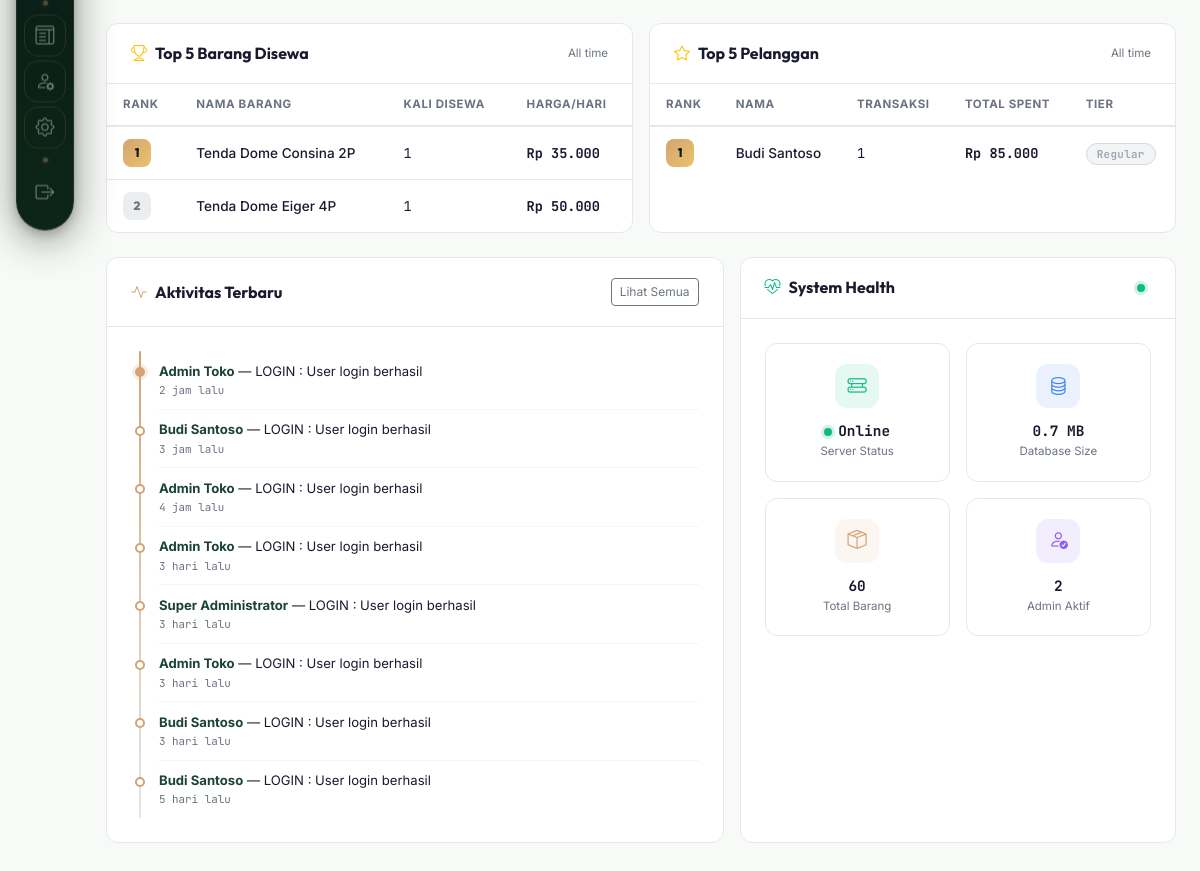
The app's page /pages/superadmin/dashboard.php (signed in, lower part), older data.
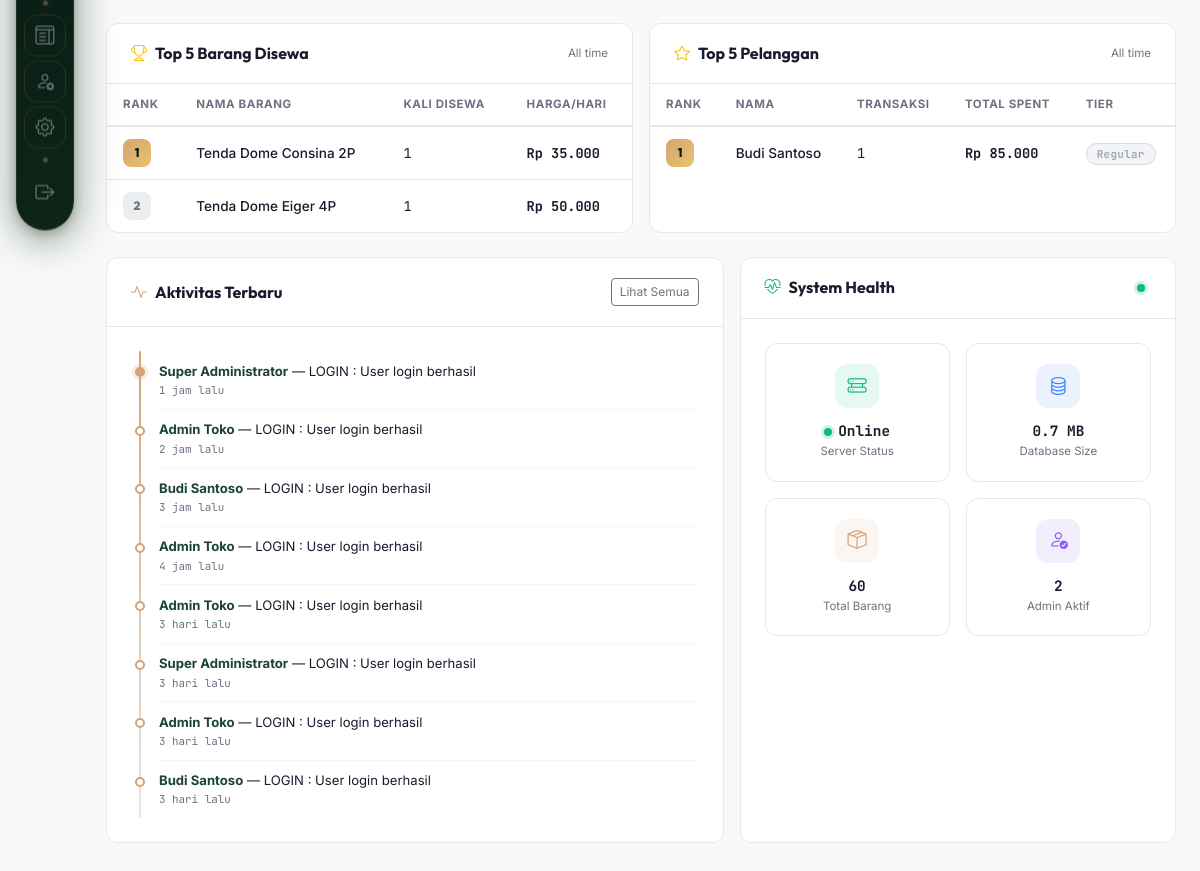
The same page, newer data.
### tables this page shows
CREATE TABLE `barang` (
  `id` int NOT NULL AUTO_INCREMENT,
  `kategori_id` int NOT NULL,
  `nama` varchar(150) NOT NULL,
  `deskripsi` text,
  `gambar` varchar(255) DEFAULT NULL,
  `harga_per_hari` decimal(12,2) NOT NULL DEFAULT '0.00',
  `stok_total` int NOT NULL DEFAULT '0',
  `stok_tersedia` int NOT NULL DEFAULT '0',
  `status` enum('tersedia','habis','maintenance') NOT NULL DEFAULT 'tersedia',
  `created_at` datetime NOT NULL DEFAULT CURRENT_TIMESTAMP,
  `updated_at` datetime DEFAULT NULL ON UPDATE CURRENT_TIMESTAMP,
  PRIMARY KEY (`id`),
  KEY `idx_barang_kategori` (`kategori_id`),
  KEY `idx_barang_status` (`status`),
  CONSTRAINT `barang_ibfk_1` FOREIGN KEY (`kategori_id`) REFERENCES `kategori` (`id`) ON DELETE RESTRICT ON UPDATE CASCADE
);

CREATE TABLE `users` (
  `id` int NOT NULL AUTO_INCREMENT,
  `nama` varchar(100) NOT NULL,
  `email` varchar(100) NOT NULL,
  `password` varchar(255) NOT NULL,
  `no_telp` varchar(20) DEFAULT NULL,
  `alamat` text,
  `foto` varchar(255) DEFAULT NULL,
  `role` enum('pelanggan','admin','superadmin') NOT NULL DEFAULT 'pelanggan',
  `status` enum('aktif','nonaktif') NOT NULL DEFAULT 'aktif',
  `created_at` datetime NOT NULL DEFAULT CURRENT_TIMESTAMP,
  `updated_at` datetime DEFAULT NULL ON UPDATE CURRENT_TIMESTAMP,
  `last_login` datetime DEFAULT NULL,
  PRIMARY KEY (`id`),
  UNIQUE KEY `email` (`email`)
);

CREATE TABLE `log_aktivitas` (
  `id` int NOT NULL AUTO_INCREMENT,
  `user_id` int DEFAULT NULL,
  `aksi` varchar(100) NOT NULL,
  `detail` text,
  `tabel` varchar(50) DEFAULT NULL,
  `record_id` int DEFAULT NULL,
  `ip_address` varchar(45) DEFAULT NULL,
  `user_agent` varchar(255) DEFAULT NULL,
  `created_at` datetime NOT NULL DEFAULT CURRENT_TIMESTAMP,
  PRIMARY KEY (`id`),
  KEY `idx_log_user` (`user_id`),
  KEY `idx_log_created` (`created_at`),
  CONSTRAINT `log_aktivitas_ibfk_1` FOREIGN KEY (`user_id`) REFERENCES `users` (`id`) ON DELETE SET NULL ON UPDATE CASCADE
);

### classes/Barang.php (called while the page is built, shortened)
<?php
class Barang {
    public static function getPopuler($limit = 5) {
        try {
            $db = Database::getInstance();
            $stmt = $db->prepare("
                SELECT b.*, k.nama AS kategori_nama, SUM(dr.jumlah) AS total_sewa
                FROM barang b
                JOIN detail_reservasi dr ON b.id = dr.barang_id
                JOIN reservasi r ON dr.reservasi_id = r.id
                LEFT JOIN kategori k ON b.kategori_id = k.id
                WHERE r.status IN ('aktif', 'selesai')
                GROUP BY b.id
                ORDER BY total_sewa DESC
                LIMIT :limit
            ");
            $stmt->bindValue(':limit', (int)$limit, PDO::PARAM_INT);
            $stmt->execute();
            return $stmt->fetchAll();
        } catch (PDOException $e) {
            error_log("Barang::getPopuler error: " . $e->getMessage());
            return [];
        }
    }
}

### classes/LogAktivitas.php (called while the page is built, shortened)
<?php
class LogAktivitas
{
    public static function getAll($filters = [])
    {
        try {
            $db = Database::getInstance();
            $sql = "
                SELECT la.*, u.nama AS nama_user, u.email
                FROM log_aktivitas la
                LEFT JOIN users u ON la.user_id = u.id
                WHERE 1=1
            ";
            $params = [];
            $sql .= " ORDER BY la.created_at DESC";
            $limit  = isset($filters['limit']) ? (int)$filters['limit'] : 20;
            $offset = isset($filters['offset']) ? (int)$filters['offset'] : 0;
            $sql .= " LIMIT ? OFFSET ?";
            $params[] = $limit;
            $params[] = $offset;
            $stmt = $db->prepare($sql);
            $stmt->execute($params);
            return $stmt->fetchAll();
        } catch (PDOException $e) {
            error_log("LogAktivitas::getAll error: " . $e->getMessage());
            return [];
        }
    }
}

### pages/superadmin/dashboard.php (the view, shortened to what the changed rows need)
<?php
require_once dirname(__DIR__, 2) . '/classes/Barang.php';
require_once dirname(__DIR__, 2) . '/classes/LogAktivitas.php';
$topBarang = Barang::getPopuler(5);
$topPelanggan = [];
try {
    $db = Database::getInstance();
    $stmt = $db->query("
        SELECT u.id, u.nama, COUNT(t.id) AS total_transaksi, COALESCE(SUM(t.total_bayar), 0) AS total_spent
        FROM users u
        JOIN transaksi t ON u.id = t.user_id AND t.status = 'selesai'
        WHERE u.role = 'pelanggan'
        GROUP BY u.id
        ORDER BY total_spent DESC
        LIMIT 5
    ");
    $topPelanggan = $stmt->fetchAll();
} catch (Exception $e) {
    $topPelanggan = [];
}
$recentActivities = LogAktivitas::getAll(['limit' => 8]);
function timeAgoId($datetime) {
    $now = new DateTime();
    $past = new DateTime($datetime);
    $diff = $now->diff($past);
    if ($diff->d > 0) {
        return $diff->d == 1 ? '1 hari lalu' : $diff->d . ' hari lalu';
    }
    if ($diff->h > 0) {
        return $diff->h . ' jam lalu';
    }
    return 'Baru saja';
}
function getTierClass($totalSpent) {
    return ['tier-regular', 'Regular'];
}
?>
<!DOCTYPE html>
<html lang="id">
<head>
    <link href="https://cdn.jsdelivr.net/npm/bootstrap@5.3.0/dist/css/bootstrap.min.css" rel="stylesheet">
    <link href="https://cdn.jsdelivr.net/npm/bootstrap-icons@1.10.5/font/bootstrap-icons.css" rel="stylesheet">
    <link rel="stylesheet" href="<?= ASSETS_URL ?>/css/style.css">
    <link rel="stylesheet" href="<?= ASSETS_URL ?>/css/dashboard.css?v=<?= time() ?>">
</head>
<body>
<div class="superadmin-wrapper">
    <div class="superadmin-main">
        <div class="admin-content" style="padding:1.5rem;">
            <div class="row g-3 mb-4">
                <div class="col-lg-6">
                    <div class="sa-section-card h-100 stagger-item">
                        <div class="section-body p-0">
                            <div class="table-responsive">
                                <table class="sa-table">
                                    <thead>
                                        <tr>
                                            <th>Rank</th>
                                            <th>Nama Barang</th>
                                            <th>Kali Disewa</th>
                                            <th>Harga/Hari</th>
                                        </tr>
                                    </thead>
                                    <tbody>
                                        <?php if (empty($topBarang)): ?>
                                        <tr><td colspan="4" class="text-center text-secondary">Belum ada data</td></tr>
                                        <?php else: ?>
                                        <?php foreach ($topBarang as $rank => $item):
                                            $r = $rank + 1;
                                            $rankClass = $r <= 5 ? "rank-{$r}" : "rank-5";
                                        ?>
                                        <tr>
                                            <td><span class="sa-rank-badge <?= $rankClass ?>"><?= $r ?></span></td>
                                            <td class="fw-medium"><?= htmlspecialchars($item['nama']) ?></td>
                                            <td class="mono-font"><?= (int)$item['total_sewa'] ?></td>
                                            <td class="mono-font fw-bold">Rp <?= number_format($item['harga_per_hari'], 0, ',', '.') ?></td>
                                        </tr>
                                        <?php endforeach; ?>
                                        <?php endif; ?>
                                    </tbody>
                                </table>
                            </div>
                        </div>
                    </div>
                </div>
                <div class="col-lg-6">
                    <div class="sa-section-card h-100 stagger-item">
                        <div class="section-body p-0">
                            <div class="table-responsive">
                                <table class="sa-table">
                                    <thead>
                                        <tr>
                                            <th>Rank</th>
                                            <th>Nama</th>
                                            <th>Transaksi</th>
                                            <th>Total Spent</th>
                                            <th>Tier</th>
                                        </tr>
                                    </thead>
                                    <tbody>
                                        <?php if (empty($topPelanggan)): ?>
                                        <tr><td colspan="5" class="text-center text-secondary">Belum ada data</td></tr>
                                        <?php else: ?>
                                        <?php foreach ($topPelanggan as $rank => $cust):
                                            $r = $rank + 1;
                                            $rankClass = $r <= 5 ? "rank-{$r}" : "rank-5";
                                            $tier = getTierClass((float)$cust['total_spent']);
                                        ?>
                                        <tr>
                                            <td><span class="sa-rank-badge <?= $rankClass ?>"><?= $r ?></span></td>
                                            <td class="fw-medium"><?= htmlspecialchars($cust['nama']) ?></td>
                                            <td class="mono-font"><?= (int)$cust['total_transaksi'] ?></td>
                                            <td class="mono-font fw-bold">Rp <?= number_format($cust['total_spent'], 0, ',', '.') ?></td>
                                            <td><span class="sa-member-tier <?= $tier[0] ?>"><?= $tier[1] ?></span></td>
                                        </tr>
                                        <?php endforeach; ?>
                                        <?php endif; ?>
                                    </tbody>
                                </table>
                            </div>
                        </div>
                    </div>
                </div>
            </div>
            <div class="row g-3 mb-4">
                <div class="col-lg-7">
                    <div class="sa-section-card h-100 stagger-item">
                        <div class="section-body">
                            <div class="sa-timeline">
                                <?php if (empty($recentActivities)): ?>
                                <div class="sa-timeline-item">
                                    <div class="sa-timeline-text text-secondary">Belum ada aktivitas tercatat.</div>
                                </div>
                                <?php else: ?>
                                <?php foreach ($recentActivities as $act): ?>
                                <div class="sa-timeline-item">
                                    <div class="sa-timeline-text">
                                        <strong><?= htmlspecialchars($act['nama_user'] ?? 'System') ?></strong>
                                        — <?= htmlspecialchars($act['aksi'] ?? '') ?>
                                        <?php if (!empty($act['detail'])): ?>
                                            : <?= htmlspecialchars($act['detail']) ?>
                                        <?php endif; ?>
                                    </div>
                                    <div class="sa-timeline-time"><?= timeAgoId($act['created_at']) ?></div>
                                </div>
                                <?php endforeach; ?>
                                <?php endif; ?>
                            </div>
                        </div>
                    </div>
                </div>
            </div>
        </div>
    </div>
</div>
</body>
</html>

Row changes from the older to the newer data that the page shows:
no longer on this page (row unchanged): log_aktivitas: user.nama "Budi Santoso", aksi "LOGIN", detail "User login berhasil", created_at "5 hari lalu"
added log_aktivitas: user.nama "Super Administrator", aksi "LOGIN", detail "User login berhasil", created_at "1 jam lalu"
